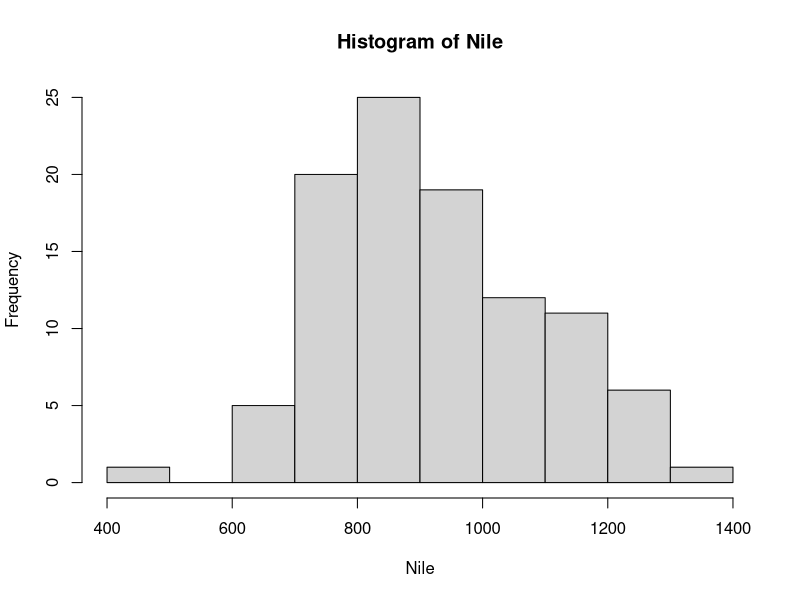
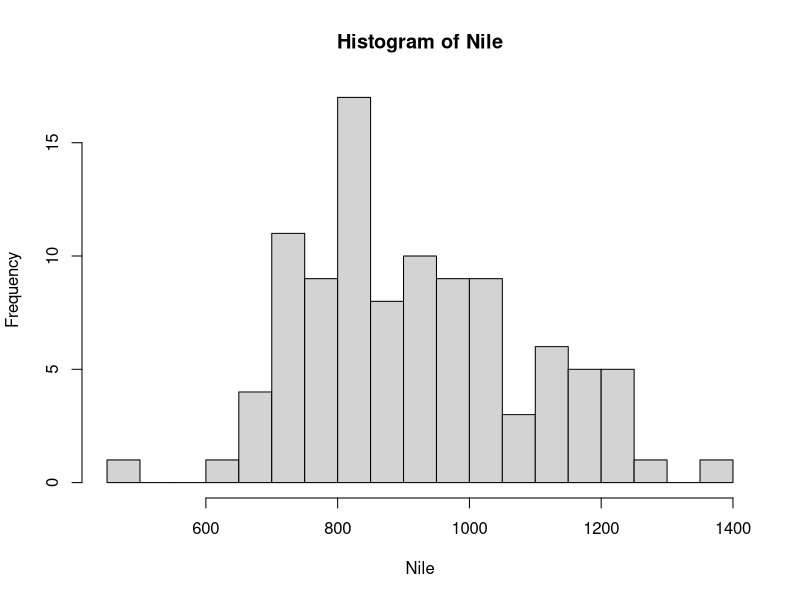

Generate these figures, in order, with R:
#Computes 1 + 1 and prints the output to the console when highlighted.
1+1
#Computes the mean of built-in Nile River data
mean(Nile)
#Another way of typing it
print(mean(Nile))
#Prints out all the Nile data
Nile
#Prints out the length of the Nile dataset
length(Nile)
#Creates a histogram of the nile data in the plots tab
hist(Nile)
#Again creates a histogram with breaks of 20 though
hist(Nile,breaks=20)
#This prints the data from a specific year
Nile[2]
#This concatenates the dates and builds a single vector that includes indicie 2, 5, and 6
Nile[c(2,5,6)]
#This creates a vector of indices 2 - 4
Nile[2:4]
#This creates a vector of indices 81 - 100
Nile[81:100]
# This stores the variables inside n81100
n81100 <- Nile[81:100]
#Takes the mean of the object
mean(n81100)
#Takes the stadnard deviation of the object that we created
sd(n81100)

#This generates the mean from 1945-1960
mean((Nile[74:89]))

#This indexes the newly created variable making 81 the new index 1
n81100[1]
Nile[81]

#September 30th Lessons
#Day 3 – Oct 5: Objects II
#Work through fasteR Lessons 4, 5, 6, 7, 8, 11
#(finish any lessons left at home, they’re mostly a review)

sum(c(5,12,13))
#This sums the vector 5 + 12 + 13
sum(Nile > 1200)
#This sums the total number of years that it was higehr than 1200
x <- c(5,12,13)
x
x > 8 #This Determiens if x is greater than 8
sum(x>8) #This prints the total number of true values

sum(Nile > 1200) #Total number of years Nile water was above 1200

which(Nile > 1200) # This prints out what years had above 1200
which1200 <- which(Nile > 1200)
which1200
#This stores the variable
length(which1200) #This prints the length of the object
Nile[which1200]
Nile[Nile > 1200] #These are the same ^
x <- c(5,12,13,8)
x[-1]
x[c(-1,-4)]
#Negative indexing works different in R
#This drops that index

#LESSON 5: On to Data Frames!
head(ToothGrowth)
tg <- ToothGrowth # storing

mean(tg$len)
#Dollar signs are used to denote individual Columns.
#This gets the length column.

#Row column notation
tg[3,1]

#tg$len returns a vector
tg$len[3] # Returns the third element
#d[the rows we want, the columns we want]

mean(tg[,1])
#all rows and the first column
z <- tg[2:5,c(1,3)]
z#Row 2-5 and columns 1 and 3
y <- tg[ ,c(1,3)]
y# all rows

nrow(ToothGrowth) 
# This tells us teh number of rows
tg <- ToothGrowth#
length(tg$len)#
 length(tg$supp)# These al print 60 the length of the column
length(tg$dose)#

#heads second intpu allows you to specif the number of elements
head(ToothGrowth$len, 10)
x <- c(5,12,13)
y <-c('abc', 'de', 'z')
d <- data.frame(x,y)
d # This created a dataframe with X and Y
z <- tg[,-2]
head(z)
#this removes column 2

#LESSON 6: R Factor Class
class(tg)
#Class Data Frame
class(tg$supp)
#Class factor

#LESSON 7: Extracting Rows/Columns from Data Frames
which1200 <- which(Nile > 1200)
Nile[which1200] #This finds the columns meet the prereq

whichOJ <- which(tg$supp == 'OJ')# Records the rows which we need
whichVC <- which(tg$supp == 'VC')# Records the rows which we need
mean(tg[whichOJ, 1]) #Tooth length and OJ
mean(tg[whichVC,1])#Tooth length and OJ

tgoj <- tg[tg$supp == 'OJ',] #This stores
tgvc <- tg[tg$supp == 'VC',]
mean(tgoj$len)
#20.66333
mean(tgvc$len)
#16.96333
#This stores all rows with OJ and VC
#and then takes the mean of the lengths column

#LESSON 8: MORE EXAMPLES OF EXTRACTING ROWS, AND COLUMNS

#tg[row, column]
#tg[tg$supp=='OJ' & tg$len < 8.8,]

#AND operator &

tg[tg$supp=='OJ' & tg$len < 8.8,] #The & operator is and and can combine two
#   len supp dose
#37 8.2   OJ  0.5

#OR operator |
tg[tg$len > 28 | tg$dose == 1.0,]
#This is provides all rows and columns of either

w <- tg[tg$len > 28 | tg$dose == 1.0,]
head(w) # This prints the head of or 

lendose <- tg[,c(1,3)]
head(lendose)
#This prints the columns 1 and 3
# Or name tg[,c('len','dose')]
exts <- Nile[Nile < 800 | Nile > 1300]
head(exts) # It works on vectors as well 
length(exts) # OR operator

#nrow is number of rows and can be used with operators

#LESSON 11: The R List Class

head(mtcars)

mtmpg <- mtcars$mpg

mtl <- split(mtmpg, mtcars$cyl)
mtl #This splits the data into multiple vectors based on cyl
mtl$'4' # You can access by $
mtl[[1]] #Or row

m4 <- mtl[[1]]
m6 <- mtl[[2]]
m8 <- mtl[[3]]
#This stores all of the cylinders for each car

#You can mix data types in lists
l <- list(a = c(2,5), b = 'sky')
l # This fcreates a list with headers a and b and the objects inside of them

names(mtl) <- c('four', 'six', 'eight')
mtl
#You can change the naems of the columns

#MPG for the third car in teh 6-cylinder categroy
mtl[[2]][3]
#mtl[[2]] is a vector
#[3] is the third element

mtl$six[3]
#same but easier to read

#Dataframes are lists each column is one elemnt of the list
mtcars[[1]]
mtcars
